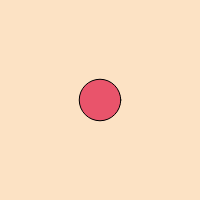
Frame 1 (no input)
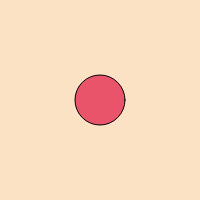
Frame 60 (no input)
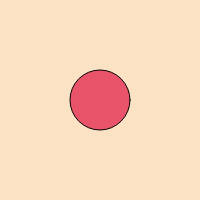
Frame 120 (the mouse pressed at the canvas centre since frame 60)

The p5.js sketch that drew these frames (run headless with seeded random() and noise() and a simulated clock; from frame 60 on, the mouse is pressed at the canvas centre):

// p5.js sketch
// ── sketch.js
// 練習問題「心臓の鼓動のように大きくなったり小さくなったりする円」
let count;
let cycle;

function setup(){
  createCanvas(200, 200);
  count = 0;
  cycle = 100;
}

function draw(){
  background(252, 226, 196);
  count = (count + 1.5) % cycle;
  if(count < cycle / 2){size = 40 + count;}
  else{size = cycle + 40 - count;}
  //BLANK[1]
 fill(233, 84, 107);
 ellipse(width / 2, height / 2, size);
}
